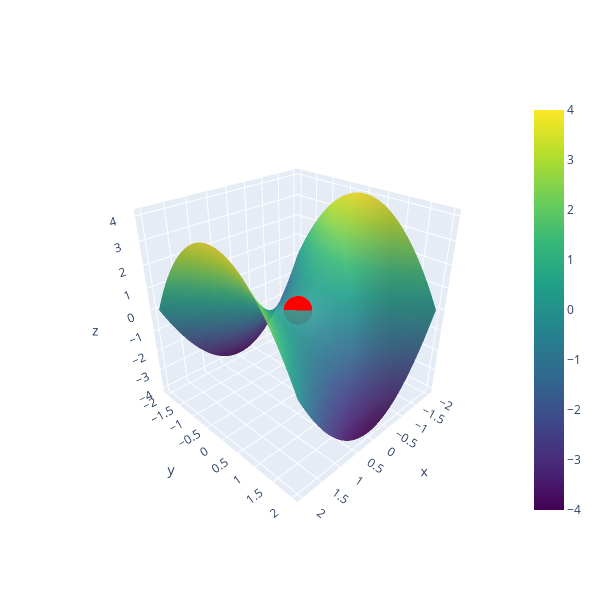

Notebook cell for this chart:
### Markdown cell above
## Gradient Descent

In the following, we are trying to minimize a cost function $J(\theta; x, y)$ with parameters $\theta$ on a training set $(x, y)$ (containing $n$ elements $(x_i, y_i)$).

Even if the problem is not convex, we can still compute the gradient of the cost function $\nabla J(\theta)$ with respect to the parameters.

We can thus implement a **training loop** where at each step $t$ we update the parameters in the opposite direction of the gradient.
The learning rate $\eta$ determines the size of the steps.

- Batch gradient descent: $\theta_{t+1} = \theta_t - \eta \nabla J(\theta_t)$
- Stochastic gradient descent: $\theta_{t+1} = \theta_t - \eta \nabla J(\theta_t; x_i, y_i)$
- Mini-batch gradient descent: $\theta_{t+1} = \theta_t - \eta \nabla J(\theta_t; x_{i:i+b}, y_{i:i+b})$ (where $b$ is the batch size)


Mini-batch gradient descent is the algorithm of choice when training a neural network. 
The term SGD is usually used also when mini-batches are employed.

**Limitations**
- Choosing a proper learning rate can be difficult. 
- How to adapt the learning rate during training?
- Why apply the same learning rate to all parameter updates?
- How to escape saddle points where the gradient is close to zero in all dimensions?

### Code cell
# Create grid
x_range = np.linspace(-2, 2, 100)
y_range = np.linspace(-2, 2, 100)
X, Y = np.meshgrid(x_range, y_range)

# Saddle function: z = x^2 - y^2
Z = X**2 - Y**2

fig = go.Figure(data=[
    go.Surface(
        x=x_range,
        y=y_range,
        z=Z,
        colorscale='Viridis',
        opacity=0.9
    ),
    go.Scatter3d(
        x=[0],
        y=[0],
        z=[0],
        mode='markers',
        marker=dict(size=10, color='red'),
        name='Saddle Point'
    )
])

fig.update_layout(
    width=600,
    height=600,
    scene=dict(
        xaxis_title='x',
        yaxis_title='y',
        zaxis_title='z',
        aspectmode='cube',
        camera=dict(eye=dict(x=1.5, y=1.5, z=1.2))
    ),
)

fig.show()

### Figure 1 — Plotly figure (JSON) as saved in the notebook; plotly's stock layout.template omitted (floating-point values rounded to 4 significant figures; data arrays with more than 128 entries replaced by an {"elided": "..."} marker saying what was removed)
{"data": [{"colorscale": [[0, "#440154"], [0.1111, "#482878"], [0.2222, "#3e4989"], [0.3333, "#31688e"], [0.4444, "#26828e"], [0.5556, "#1f9e89"], [0.6667, "#35b779"], [0.7778, "#6ece58"], [0.8889, "#b5de2b"], [1, "#fde725"]], "opacity": 0.9, "type": "surface", "x": [-2.0, -1.96, -1.919, -1.879, -1.838, -1.798, -1.758, -1.717, -1.677, -1.636, -1.596, -1.556, -1.515, -1.475, -1.434, -1.394, -1.354, -1.313, -1.273, -1.232, -1.192, -1.152, -1.111, -1.071, -1.03, -0.9899, -0.9495, -0.9091, -0.8687, -0.8283, -0.7879, -0.7475, -0.7071, -0.6667, -0.6263, -0.5859, -0.5455, -0.5051, -0.4646, -0.4242, -0.3838, -0.3434, -0.303, -0.2626, -0.2222, -0.1818, -0.1414, -0.101, -0.06061, -0.0202, 0.0202, 0.06061, 0.101, 0.1414, 0.1818, 0.2222, 0.2626, 0.303, 0.3434, 0.3838, 0.4242, 0.4646, 0.5051, 0.5455, 0.5859, 0.6263, 0.6667, 0.7071, 0.7475, 0.7879, 0.8283, 0.8687, 0.9091, 0.9495, 0.9899, 1.03, 1.071, 1.111, 1.152, 1.192, 1.232, 1.273, 1.313, 1.354, 1.394, 1.434, 1.475, 1.515, 1.556, 1.596, 1.636, 1.677, 1.717, 1.758, 1.798, 1.838, 1.879, 1.919, 1.96, 2.0], "y": [-2.0, -1.96, -1.919, -1.879, -1.838, -1.798, -1.758, -1.717, -1.677, -1.636, -1.596, -1.556, -1.515, -1.475, -1.434, -1.394, -1.354, -1.313, -1.273, -1.232, -1.192, -1.152, -1.111, -1.071, -1.03, -0.9899, -0.9495, -0.9091, -0.8687, -0.8283, -0.7879, -0.7475, -0.7071, -0.6667, -0.6263, -0.5859, -0.5455, -0.5051, -0.4646, -0.4242, -0.3838, -0.3434, -0.303, -0.2626, -0.2222, -0.1818, -0.1414, -0.101, -0.06061, -0.0202, 0.0202, 0.06061, 0.101, 0.1414, 0.1818, 0.2222, 0.2626, 0.303, 0.3434, 0.3838, 0.4242, 0.4646, 0.5051, 0.5455, 0.5859, 0.6263, 0.6667, 0.7071, 0.7475, 0.7879, 0.8283, 0.8687, 0.9091, 0.9495, 0.9899, 1.03, 1.071, 1.111, 1.152, 1.192, 1.232, 1.273, 1.313, 1.354, 1.394, 1.434, 1.475, 1.515, 1.556, 1.596, 1.636, 1.677, 1.717, 1.758, 1.798, 1.838, 1.879, 1.919, 1.96, 2.0], "z": {"elided": "100x100 float values"}}, {"marker": {"color": "red", "size": 10}, "mode": "markers", "name": "Saddle Point", "type": "scatter3d", "x": [0], "y": [0], "z": [0]}], "layout": {"height": 600, "scene": {"aspectmode": "cube", "camera": {"eye": {"x": 1.5, "y": 1.5, "z": 1.2}}, "xaxis": {"title": {"text": "x"}}, "yaxis": {"title": {"text": "y"}}, "zaxis": {"title": {"text": "z"}}}, "width": 600}}
